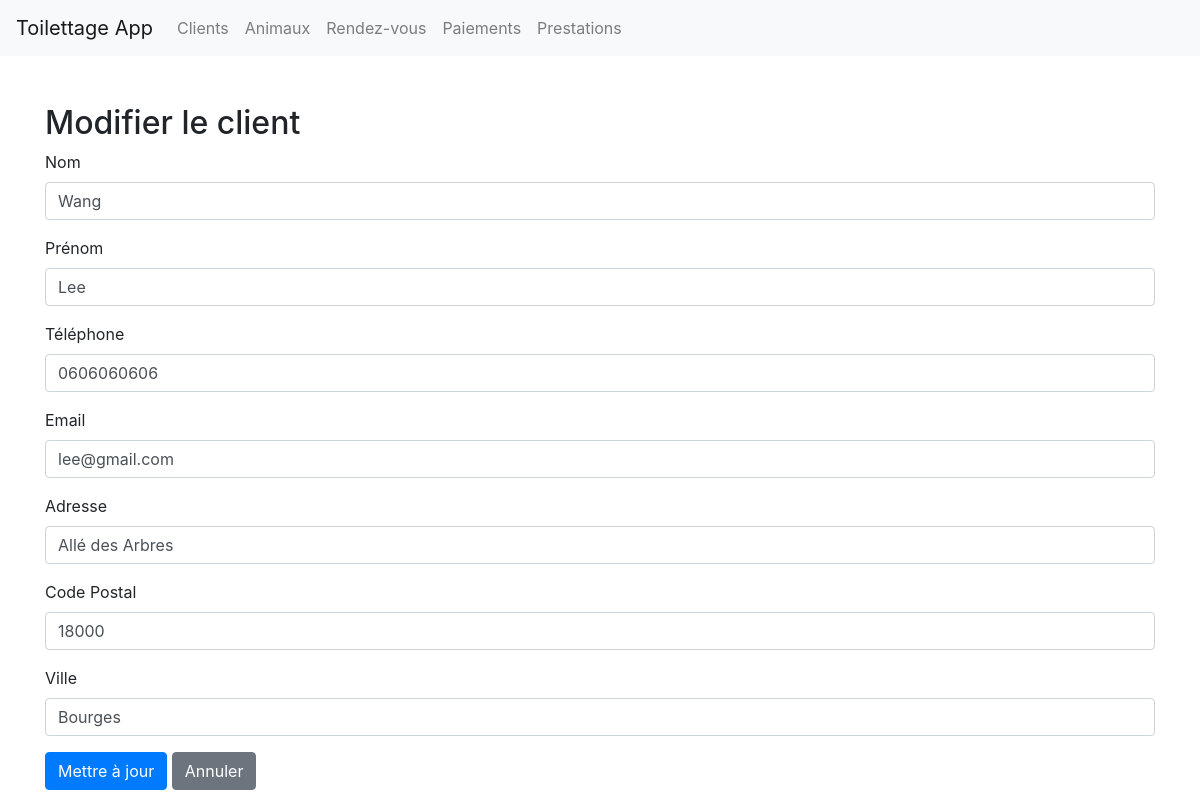
/index.php?page=modifier_client&id=4 (signed in), run on the app's committed database.
### tables this page shows
CREATE TABLE IF NOT EXISTS `clients` (
  `id_client` int NOT NULL AUTO_INCREMENT,
  `nom` varchar(100) NOT NULL,
  `prenom` varchar(100) NOT NULL,
  `telephone` varchar(20) DEFAULT NULL,
  `email` varchar(100) DEFAULT NULL,
  `adresse` varchar(255) DEFAULT NULL,
  `code_postal` varchar(10) DEFAULT NULL,
  `ville` varchar(100) DEFAULT NULL,
  `date_creation_client` datetime DEFAULT CURRENT_TIMESTAMP,
  PRIMARY KEY (`id_client`)
);

### pages/modifier_client.php (the view, shortened to what this page needs)
<?php
include_once('includes/db.php');
$id = filter_input(INPUT_GET, 'id', FILTER_VALIDATE_INT);
$client = $pdo->query("SELECT * FROM clients WHERE id_client = $id")->fetch();
?>
<!DOCTYPE html>
<html lang="fr">
<head>
    <link href="https://stackpath.bootstrapcdn.com/bootstrap/4.5.2/css/bootstrap.min.css" rel="stylesheet">
</head>
<body>
    <?php include 'includes/header.php' ?>
    <div class="container mt-5">
        <h2>Modifier le client</h2>
        <form method="post" action="index.php?page=modifier_client&id=<?= $id ?>">
            <div class="form-group">
                <label>Nom</label>
                <input type="text" name="nom" class="form-control" value="<?= htmlspecialchars($client['nom']) ?>" required>
            </div>
            <div class="form-group">
                <label>Prénom</label>
                <input type="text" name="prenom" class="form-control" value="<?= htmlspecialchars($client['prenom']) ?>" required>
            </div>
            <div class="form-group">
                <label>Téléphone</label>
                <input type="text" name="telephone" class="form-control" value="<?= htmlspecialchars($client['telephone']) ?>">
            </div>
            <div class="form-group">
                <label>Email</label>
                <input type="email" name="email" class="form-control" value="<?= htmlspecialchars($client['email']) ?>">
            </div>
            <div class="form-group">
                <label>Adresse</label>
                <input type="text" name="adresse" class="form-control" value="<?= htmlspecialchars($client['adresse']) ?>">
            </div>
            <div class="form-group">
                <label>Code Postal</label>
                <input type="text" name="code_postal" class="form-control" value="<?= htmlspecialchars($client['code_postal']) ?>">
            </div>
            <div class="form-group">
                <label>Ville</label>
                <input type="text" name="ville" class="form-control" value="<?= htmlspecialchars($client['ville']) ?>">
            </div>
            <button type="submit" class="btn btn-primary">Mettre à jour</button>
            <a href="index.php?page=clients" class="btn btn-secondary">Annuler</a>
        </form>
    </div>
</body>
</html>

### data on the page
clients: nom "Wang", prenom "Lee", telephone "0606060606", email "lee@gmail.com", adresse "Allé des Arbres", code_postal "18000", ville "Bourges"
